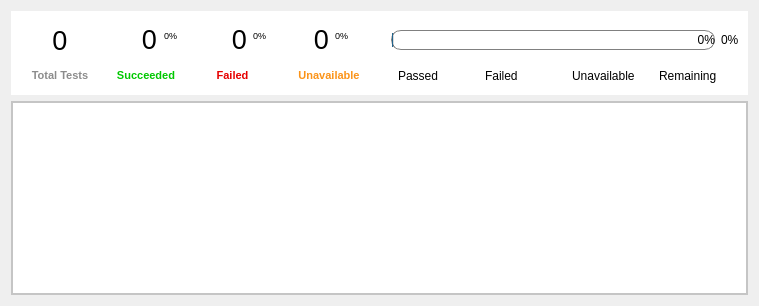
      <widget class="QWidget" name="TestSet">
       <attribute name="icon">
        <iconset resource="images.qrc">
         <normaloff>:/images/test list</normaloff>:/images/test list</iconset>
       </attribute>
       <attribute name="title">
        <string>Test Suite</string>
       </attribute>
       <layout class="QVBoxLayout" name="verticalLayout_5">
        <item>
         <widget class="QWidget" name="TesStaticsWidget" native="true">
          <property name="styleSheet">
           <string notr="true">background-color: rgb(255, 255, 255);</string>
          </property>
          <layout class="QHBoxLayout" name="horizontalLayout_13">
           <item>
            <layout class="QHBoxLayout" name="TesCounterLayout">
             <item>
              <layout class="QVBoxLayout" name="TotaTestLayout">
               <item>
                <widget class="QLabel" name="TestRunsValLabbel">
                 <property name="minimumSize">
                  <size>
                   <width>80</width>
                   <height>40</height>
                  </size>
                 </property>
                 <property name="maximumSize">
                  <size>
                   <width>100</width>
                   <height>40</height>
                  </size>
                 </property>
                 <property name="font">
                  <font>
                   <pointsize>20</pointsize>
                  </font>
                 </property>
                 <property name="text">
                  <string>0</string>
                 </property>
                 <property name="alignment">
                  <set>Qt::AlignCenter</set>
                 </property>
                </widget>
               </item>
               <item>
                <widget class="QLabel" name="TestRunsLabel">
                 <property name="minimumSize">
                  <size>
                   <width>80</width>
                   <height>20</height>
                  </size>
                 </property>
                 <property name="maximumSize">
                  <size>
                   <width>100</width>
                   <height>20</height>
                  </size>
                 </property>
                 <property name="sizeIncrement">
                  <size>
                   <width>0</width>
                   <height>0</height>
                  </size>
                 </property>
                 <property name="font">
                  <font>
                   <pointsize>10</pointsize>
                  </font>
                 </property>
                 <property name="frameShape">
                  <enum>QFrame::NoFrame</enum>
                 </property>
                 <property name="text">
                  <string>&lt;html&gt;&lt;head/&gt;&lt;body&gt;&lt;p&gt;&lt;span style=&quot; font-size:8pt; font-weight:600; color:#8c8c8c;&quot;&gt;Total Tests&lt;/span&gt;&lt;/p&gt;&lt;/body&gt;&lt;/html&gt;</string>
                 </property>
                 <property name="alignment">
                  <set>Qt::AlignCenter</set>
                 </property>
                </widget>
               </item>
              </layout>
             </item>
             <item>
              <layout class="QVBoxLayout" name="SuccesTestLayout">
               <item>
                <layout class="QHBoxLayout" name="SuccessVariableLayout">
                 <item>
                  <widget class="QLabel" name="SucceededValLabel">
                   <property name="minimumSize">
                    <size>
                     <width>50</width>
                     <height>40</height>
                    </size>
                   </property>
                   <property name="maximumSize">
                    <size>
                     <width>50</width>
                     <height>40</height>
                    </size>
                   </property>
                   <property name="font">
                    <font>
                     <pointsize>20</pointsize>
                    </font>
                   </property>
                   <property name="styleSheet">
                    <string notr="true"/>
                   </property>
                   <property name="text">
                    <string>&lt;html&gt;&lt;head/&gt;&lt;body&gt;&lt;p&gt;&lt;span style=&quot; color:#000000;&quot;&gt;0&lt;/span&gt;&lt;/p&gt;&lt;/body&gt;&lt;/html&gt;</string>
                   </property>
                   <property name="alignment">
                    <set>Qt::AlignRight|Qt::AlignTrailing|Qt::AlignVCenter</set>
                   </property>
                  </widget>
                 </item>
                 <item>
                  <widget class="QLabel" name="SucceededPercentage">
                   <property name="minimumSize">
                    <size>
                     <width>20</width>
                     <height>20</height>
                    </size>
                   </property>
                   <property name="maximumSize">
                    <size>
                     <width>20</width>
                     <height>20</height>
                    </size>
                   </property>
                   <property name="font">
                    <font>
                     <pointsize>7</pointsize>
                    </font>
                   </property>
                   <property name="text">
                    <string>0%</string>
                   </property>
                   <property name="alignment">
                    <set>Qt::AlignLeading|Qt::AlignLeft|Qt::AlignTop</set>
                   </property>
                  </widget>
                 </item>
                </layout>
               </item>
               <item>
                <widget class="QLabel" name="SucceededLabel">
                 <property name="minimumSize">
                  <size>
                   <width>80</width>
                   <height>20</height>
                  </size>
                 </property>
                 <property name="maximumSize">
                  <size>
                   <width>100</width>
                   <height>20</height>
                  </size>
                 </property>
                 <property name="font">
                  <font>
                   <pointsize>10</pointsize>
                  </font>
                 </property>
                 <property name="styleSheet">
                  <string notr="true"/>
                 </property>
                 <property name="text">
                  <string>&lt;html&gt;&lt;head/&gt;&lt;body&gt;&lt;p&gt;&lt;span style=&quot; font-size:8pt; font-weight:600; color:#00c800;&quot;&gt;Succeeded&lt;/span&gt;&lt;/p&gt;&lt;/body&gt;&lt;/html&gt;</string>
                 </property>
                 <property name="alignment">
                  <set>Qt::AlignCenter</set>
                 </property>
                </widget>
               </item>
              </layout>
             </item>
             <item>
              <layout class="QVBoxLayout" name="FailTestLayout">
               <item>
                <layout class="QHBoxLayout" name="FailVariableLayout">
                 <item>
                  <widget class="QLabel" name="FailedValLabel">
                   <property name="minimumSize">
                    <size>
                     <width>55</width>
                     <height>40</height>
                    </size>
                   </property>
                   <property name="maximumSize">
                    <size>
                     <width>55</width>
                     <height>40</height>
                    </size>
                   </property>
                   <property name="font">
                    <font>
                     <pointsize>20</pointsize>
                    </font>
                   </property>
                   <property name="styleSheet">
                    <string notr="true"/>
                   </property>
                   <property name="text">
                    <string>&lt;html&gt;&lt;head/&gt;&lt;body&gt;&lt;p&gt;&lt;span style=&quot; color:#000000;&quot;&gt;0&lt;/span&gt;&lt;/p&gt;&lt;/body&gt;&lt;/html&gt;</string>
                   </property>
                   <property name="alignment">
                    <set>Qt::AlignRight|Qt::AlignTrailing|Qt::AlignVCenter</set>
                   </property>
                  </widget>
                 </item>
                 <item>
                  <widget class="QLabel" name="FailedPercentage">
                   <property name="minimumSize">
                    <size>
                     <width>20</width>
                     <height>20</height>
                    </size>
                   </property>
                   <property name="maximumSize">
                    <size>
                     <width>20</width>
                     <height>20</height>
                    </size>
                   </property>
                   <property name="font">
                    <font>
                     <pointsize>7</pointsize>
                    </font>
                   </property>
                   <property name="layoutDirection">
                    <enum>Qt::LeftToRight</enum>
                   </property>
                   <property name="text">
                    <string>0%</string>
                   </property>
                   <property name="alignment">
                    <set>Qt::AlignLeading|Qt::AlignLeft|Qt::AlignTop</set>
                   </property>
                  </widget>
                 </item>
                </layout>
               </item>
               <item>
                <widget class="QLabel" name="FailedLabel">
                 <property name="minimumSize">
                  <size>
                   <width>80</width>
                   <height>20</height>
                  </size>
                 </property>
                 <property name="maximumSize">
                  <size>
                   <width>100</width>
                   <height>20</height>
                  </size>
                 </property>
                 <property name="font">
                  <font>
                   <pointsize>10</pointsize>
                  </font>
                 </property>
                 <property name="styleSheet">
                  <string notr="true"/>
                 </property>
                 <property name="text">
                  <string>&lt;html&gt;&lt;head/&gt;&lt;body&gt;&lt;p&gt;&lt;span style=&quot; font-size:8pt; font-weight:600; color:#e60000;&quot;&gt;Failed&lt;/span&gt;&lt;/p&gt;&lt;/body&gt;&lt;/html&gt;</string>
                 </property>
                 <property name="alignment">
                  <set>Qt::AlignCenter</set>
                 </property>
                </widget>
               </item>
              </layout>
             </item>
             <item>
              <layout class="QVBoxLayout" name="UnvailableTestLayout">
               <item>
                <layout class="QHBoxLayout" name="UnvlableVariableLayout">
                 <item>
                  <widget class="QLabel" name="UnavailableLabel">
                   <property name="minimumSize">
                    <size>
                     <width>50</width>
                     <height>40</height>
                    </size>
                   </property>
                   <property name="maximumSize">
                    <size>
                     <width>55</width>
                     <height>40</height>
                    </size>
                   </property>
                   <property name="font">
                    <font>
                     <pointsize>20</pointsize>
                    </font>
                   </property>
                   <property name="styleSheet">
                    <string notr="true"/>
                   </property>
                   <property name="text">
                    <string>&lt;html&gt;&lt;head/&gt;&lt;body&gt;&lt;p&gt;&lt;span style=&quot; color:#000000;&quot;&gt;0&lt;/span&gt;&lt;/p&gt;&lt;/body&gt;&lt;/html&gt;</string>
                   </property>
                   <property name="alignment">
                    <set>Qt::AlignRight|Qt::AlignTrailing|Qt::AlignVCenter</set>
                   </property>
                  </widget>
                 </item>
                 <item>
                  <widget class="QLabel" name="UnavailablePercentage">
                   <property name="minimumSize">
                    <size>
                     <width>50</width>
                     <height>20</height>
                    </size>
                   </property>
                   <property name="maximumSize">
                    <size>
                     <width>20</width>
                     <height>20</height>
                    </size>
                   </property>
                   <property name="font">
                    <font>
                     <pointsize>7</pointsize>
                    </font>
                   </property>
                   <property name="layoutDirection">
                    <enum>Qt::LeftToRight</enum>
                   </property>
                   <property name="text">
                    <string>0%</string>
                   </property>
                   <property name="alignment">
                    <set>Qt::AlignLeading|Qt::AlignLeft|Qt::AlignTop</set>
                   </property>
                  </widget>
                 </item>
                </layout>
               </item>
               <item>
                <widget class="QLabel" name="UnavailableLabel_2">
                 <property name="minimumSize">
                  <size>
                   <width>80</width>
                   <height>20</height>
                  </size>
                 </property>
                 <property name="maximumSize">
                  <size>
                   <width>100</width>
                   <height>20</height>
                  </size>
                 </property>
                 <property name="font">
                  <font>
                   <pointsize>10</pointsize>
                  </font>
                 </property>
                 <property name="styleSheet">
                  <string notr="true"/>
                 </property>
                 <property name="text">
                  <string>&lt;html&gt;&lt;head/&gt;&lt;body&gt;&lt;p&gt;&lt;span style=&quot; font-size:8pt; font-weight:600; color:#fb9318;&quot;&gt;Unavailable&lt;/span&gt;&lt;/p&gt;&lt;/body&gt;&lt;/html&gt;</string>
                 </property>
                 <property name="alignment">
                  <set>Qt::AlignCenter</set>
                 </property>
                </widget>
               </item>
              </layout>
             </item>
            </layout>
           </item>
           <item>
            <layout class="QVBoxLayout" name="ProgressbarLayout">
             <item>
              <layout class="QHBoxLayout" name="PbarPercentageLayout">
               <item>
                <widget class="QProgressBar" name="TestRunspBar">
                 <property name="minimumSize">
                  <size>
                   <width>0</width>
                   <height>20</height>
                  </size>
                 </property>
                 <property name="maximumSize">
                  <size>
                   <width>16777215</width>
                   <height>20</height>
                  </size>
                 </property>
                 <property name="layoutDirection">
                  <enum>Qt::LeftToRight</enum>
                 </property>
                 <property name="styleSheet">
                  <string notr="true">QProgressBar:horizontal {
border: 1px solid gray;
border-radius: 10px;
background: white;
padding: 1px;
}</string>
                 </property>
                 <property name="value">
                  <number>0</number>
                 </property>
                 <property name="alignment">
                  <set>Qt::AlignRight|Qt::AlignTrailing|Qt::AlignVCenter</set>
                 </property>
                </widget>
               </item>
               <item>
                <widget class="QLabel" name="percentage">
                 <property name="text">
                  <string>0%</string>
                 </property>
                </widget>
               </item>
              </layout>
             </item>
             <item>
              <layout class="QHBoxLayout" name="PbarLegendsLayout">
               <property name="spacing">
                <number>0</number>
               </property>
               <item>
                <layout class="QHBoxLayout" name="PassedLegendLayout">
                 <property name="spacing">
                  <number>0</number>
                 </property>
                 <property name="sizeConstraint">
                  <enum>QLayout::SetDefaultConstraint</enum>
                 </property>
                 <item>
                  <widget class="QLabel" name="PassedIcon">
                   <property name="minimumSize">
                    <size>
                     <width>0</width>
                     <height>0</height>
                    </size>
                   </property>
                   <property name="maximumSize">
                    <size>
                     <width>10</width>
                     <height>10</height>
                    </size>
                   </property>
                   <property name="layoutDirection">
                    <enum>Qt::RightToLeft</enum>
                   </property>
                   <property name="text">
                    <string/>
                   </property>
                   <property name="pixmap">
                    <pixmap resource="images.qrc">:/images/images/success.png</pixmap>
                   </property>
                  </widget>
                 </item>
                 <item>
                  <widget class="QLabel" name="PassedLabel">
                   <property name="minimumSize">
                    <size>
                     <width>80</width>
                     <height>0</height>
                    </size>
                   </property>
                   <property name="maximumSize">
                    <size>
                     <width>80</width>
                     <height>10</height>
                    </size>
                   </property>
                   <property name="text">
                    <string>Passed</string>
                   </property>
                  </widget>
                 </item>
                </layout>
               </item>
               <item>
                <layout class="QHBoxLayout" name="FailedLegendLayout">
                 <item>
                  <widget class="QLabel" name="FailedIcon">
                   <property name="maximumSize">
                    <size>
                     <width>10</width>
                     <height>10</height>
                    </size>
                   </property>
                   <property name="layoutDirection">
                    <enum>Qt::RightToLeft</enum>
                   </property>
                   <property name="text">
                    <string/>
                   </property>
                   <property name="pixmap">
                    <pixmap resource="images.qrc">:/images/images/fail.png</pixmap>
                   </property>
                  </widget>
                 </item>
                 <item>
                  <widget class="QLabel" name="FailedLabel_2">
                   <property name="minimumSize">
                    <size>
                     <width>80</width>
                     <height>0</height>
                    </size>
                   </property>
                   <property name="maximumSize">
                    <size>
                     <width>80</width>
                     <height>10</height>
                    </size>
                   </property>
                   <property name="text">
                    <string>Failed</string>
                   </property>
                  </widget>
                 </item>
                </layout>
               </item>
               <item>
                <layout class="QHBoxLayout" name="UnvailableLegendLayout">
                 <item>
                  <widget class="QLabel" name="UnvailableIcon">
                   <property name="maximumSize">
                    <size>
                     <width>10</width>
                     <height>10</height>
                    </size>
                   </property>
                   <property name="layoutDirection">
                    <enum>Qt::RightToLeft</enum>
                   </property>
                   <property name="text">
                    <string/>
                   </property>
                   <property name="pixmap">
                    <pixmap resource="images.qrc">:/images/images/unavailable.png</pixmap>
                   </property>
                  </widget>
                 </item>
                 <item>
                  <widget class="QLabel" name="UnavailableLabel_3">
                   <property name="minimumSize">
                    <size>
                     <width>80</width>
                     <height>10</height>
                    </size>
                   </property>
                   <property name="maximumSize">
                    <size>
                     <width>55</width>
                     <height>10</height>
                    </size>
                   </property>
                   <property name="text">
                    <string>Unavailable</string>
                   </property>
                  </widget>
                 </item>
                </layout>
               </item>
               <item>
                <layout class="QHBoxLayout" name="ReaminingLegendLayout">
                 <item>
                  <widget class="QLabel" name="RemainingIcon">
                   <property name="maximumSize">
                    <size>
                     <width>10</width>
                     <height>10</height>
                    </size>
                   </property>
                   <property name="layoutDirection">
                    <enum>Qt::LeftToRight</enum>
                   </property>
                   <property name="text">
                    <string/>
                   </property>
                   <property name="pixmap">
                    <pixmap resource="images.qrc">:/images/images/unexecuted.png</pixmap>
                   </property>
                  </widget>
                 </item>
                 <item>
                  <widget class="QLabel" name="RemainingLabel">
                   <property name="minimumSize">
                    <size>
                     <width>80</width>
                     <height>20</height>
                    </size>
                   </property>
                   <property name="maximumSize">
                    <size>
                     <width>60</width>
                     <height>20</height>
                    </size>
                   </property>
                   <property name="text">
                    <string>Remaining</string>
                   </property>
                  </widget>
                 </item>
                </layout>
               </item>
              </layout>
             </item>
            </layout>
           </item>
          </layout>
         </widget>
        </item>
        <item>
         <widget class="QFrame" name="TestSuiteFrame">
          <property name="styleSheet">
           <string notr="true">background-color: rgb(255, 255, 255);</string>
          </property>
          <property name="frameShape">
           <enum>QFrame::StyledPanel</enum>
          </property>
          <property name="frameShadow">
           <enum>QFrame::Raised</enum>
          </property>
          <layout class="QVBoxLayout" name="verticalLayout_7">
           <property name="leftMargin">
            <number>0</number>
           </property>
           <property name="topMargin">
            <number>0</number>
           </property>
           <property name="rightMargin">
            <number>0</number>
           </property>
           <property name="bottomMargin">
            <number>0</number>
           </property>
           <item>
            <widget class="QTableWidget" name="TestSetTable">
             <property name="layoutDirection">
              <enum>Qt::LeftToRight</enum>
             </property>
             <property name="styleSheet">
              <string notr="true"/>
             </property>
             <property name="editTriggers">
              <set>QAbstractItemView::NoEditTriggers</set>
             </property>
             <property name="gridStyle">
              <enum>Qt::NoPen</enum>
             </property>
            </widget>
           </item>
          </layout>
         </widget>
        </item>
       </layout>
      </widget>
